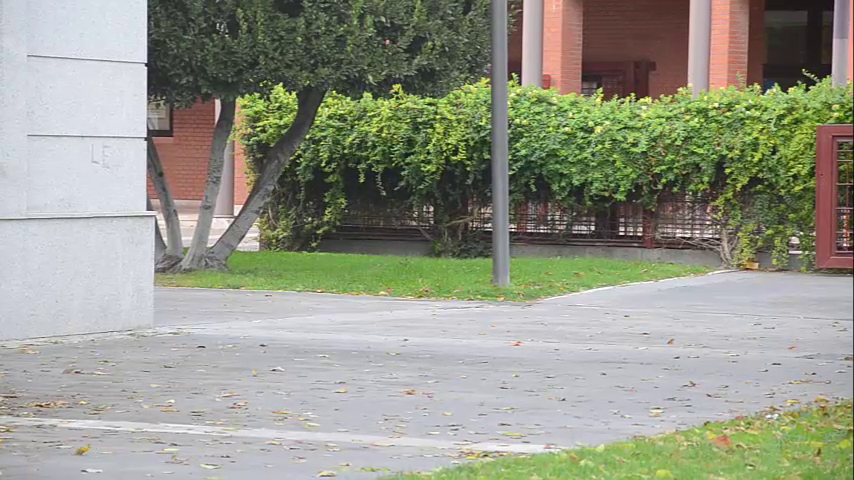
#> input picture frame 36 of EdxOpenCv/Week_5/IcabMovimientoEscenaEstatica.mp4, 854 x 480 px
$ python DetecMovCamEstatica.py
#> lines starting #> are read from the running program, lines starting #| are printed output that depends on the picture; after the words box and inside, x2 and y2 are one past the last pixel; in counts of white or black regions, pixels touching at a corner belong together
# Deteccion de movimiento con camara estatica
import cv2
import numpy as np


cap = cv2.VideoCapture('IcabMovimientoEscenaEstatica.mp4')

bg = cv2.createBackgroundSubtractorMOG2(500,100,True)


while (1):
    ret, frame = cap.read()
#> frame is the input picture: shape (480, 854, 3); mean B, G, R 136.5, 151.4, 149

    fore = bg.apply(frame)
#> fore: shape (480, 854); every value is 127
    back = bg.getBackgroundImage()

    erode_result = cv2.erode(fore,(3,3))
    dilate_result = cv2.dilate(erode_result,(3,3))
    foreCVT = cv2.cvtColor(dilate_result,cv2.COLOR_GRAY2BGR)
#> foreCVT: shape (480, 854, 3); every value is 127
    resultBitwise = cv2.bitwise_and(frame,foreCVT)
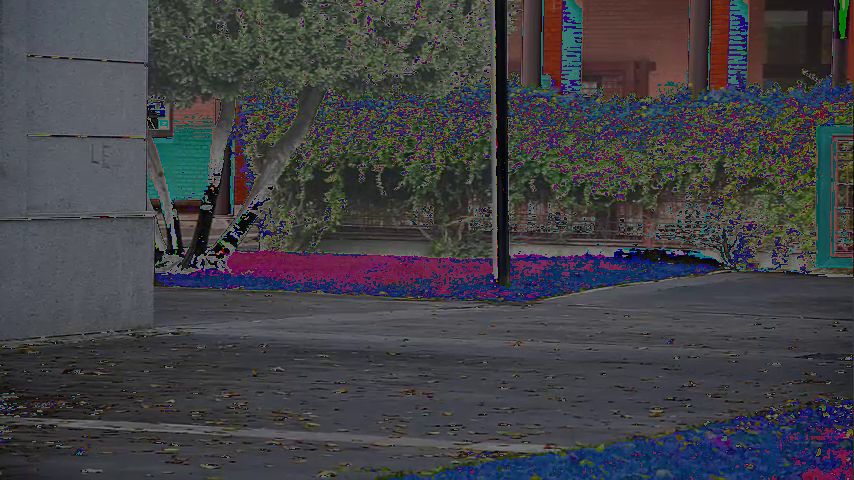
#> resultBitwise: shape (480, 854, 3); mean B, G, R 69.8, 65.3, 65.4

    k = cv2.waitKey(60) & 0xff
#> (key Esc is pressed here)
    if k == 27:
        break

    cv2.imshow("Frame",frame)
    cv2.imshow("Background", back)
    cv2.imshow("Foreground",resultBitwise)


cap.release()
cv2.destroyAllWindows()

$ run again, starting later in the video
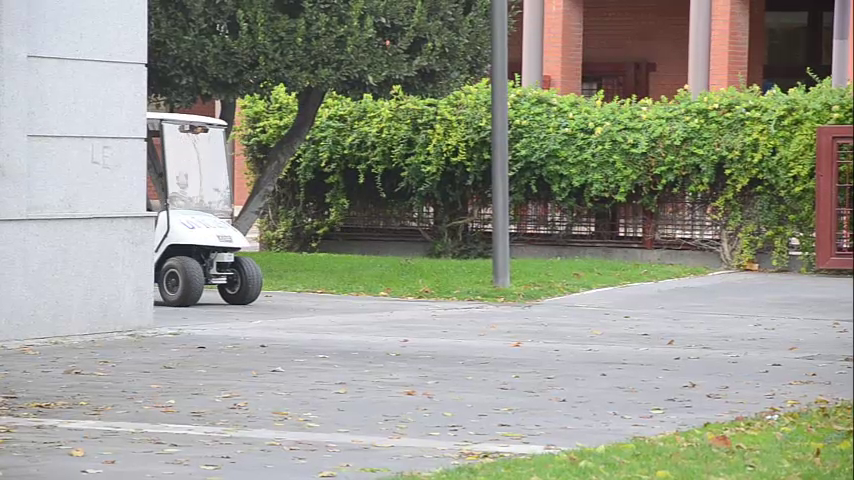
#> input picture frame 162 of EdxOpenCv/Week_5/IcabMovimientoEscenaEstatica.mp4, 854 x 480 px
#> frame is the input picture: shape (480, 854, 3); mean B, G, R 137.8, 152.1, 149.4
#> fore: shape (480, 854); every value is 127
#> foreCVT: shape (480, 854, 3); every value is 127
#> `resultBitwise = cv2.bitwise_and(frame,foreCVT)`:
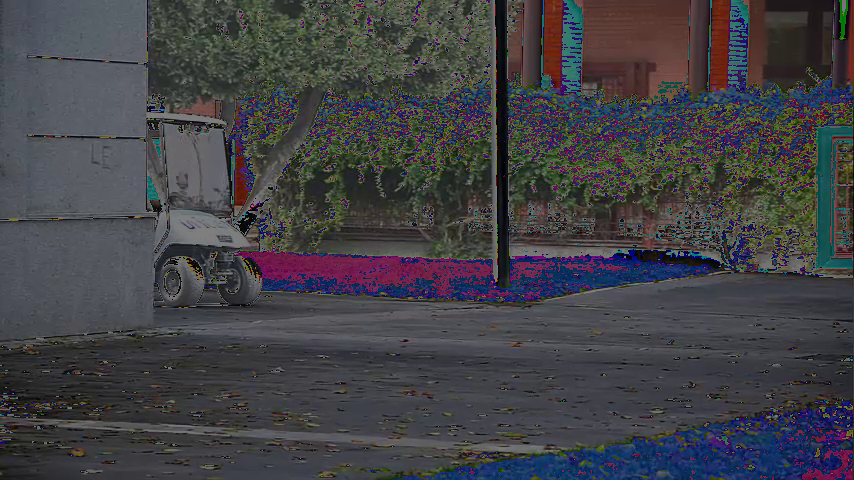
#> resultBitwise: shape (480, 854, 3); mean B, G, R 69.9, 65.7, 66.2

$ run again, starting later in the video
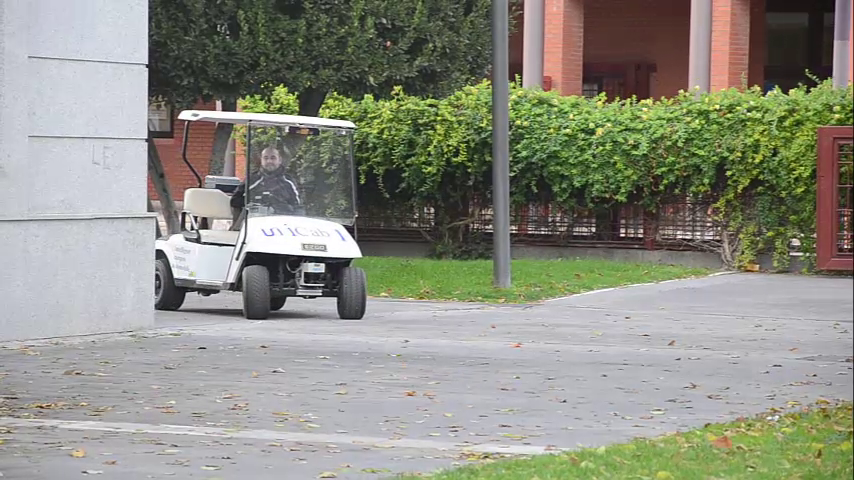
#> input picture frame 288 of EdxOpenCv/Week_5/IcabMovimientoEscenaEstatica.mp4, 854 x 480 px
#> frame is the input picture: shape (480, 854, 3); mean B, G, R 130.5, 142.7, 141.3
#> `fore = bg.apply(frame)`:
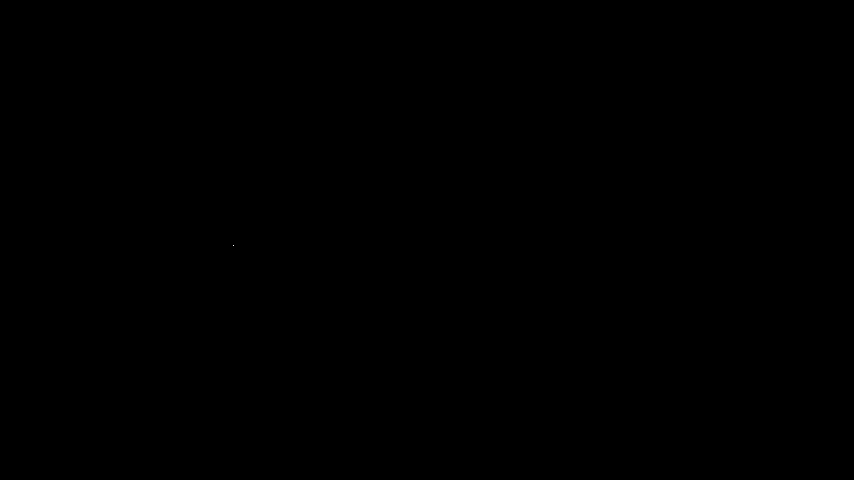
#> fore: shape (480, 854); values 127 (black) and 255 (white), 0% white in thin lines or dots, all inside (x1, y1, x2, y2) = (233, 245, 234, 246)
#> erode_result: shape (480, 854); every value is 127
#> foreCVT: shape (480, 854, 3); every value is 127
#> `resultBitwise = cv2.bitwise_and(frame,foreCVT)`:
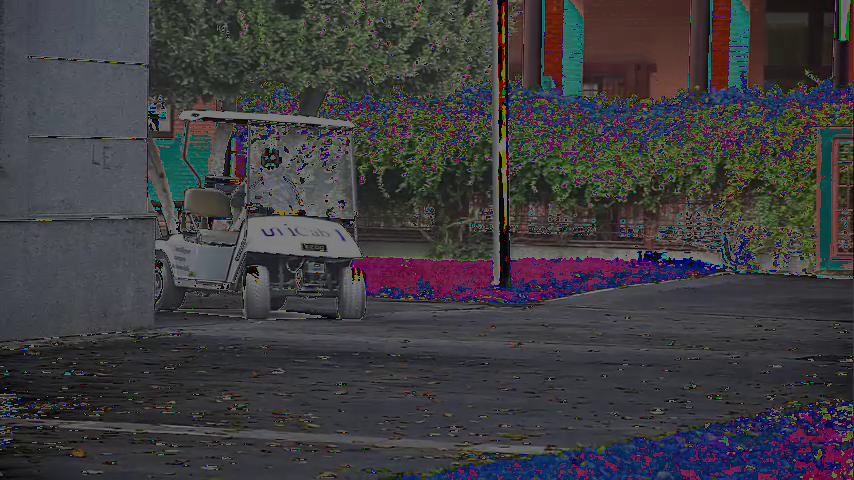
#> resultBitwise: shape (480, 854, 3); mean B, G, R 64, 61, 62.4
